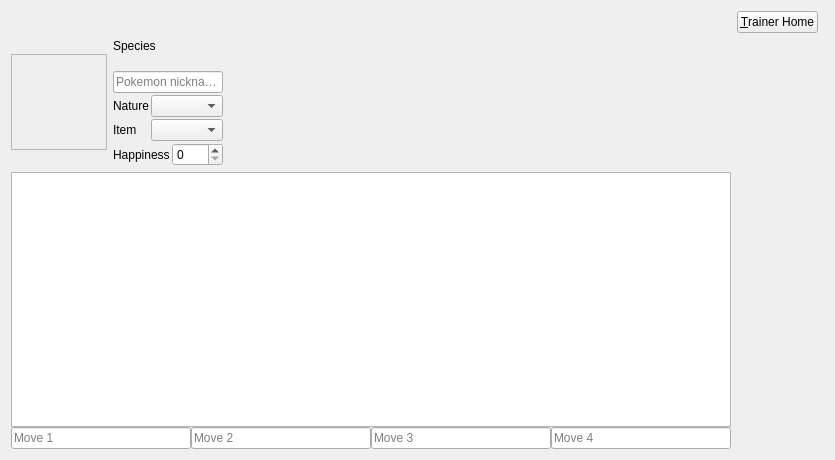
<?xml version="1.0" encoding="UTF-8"?>
<ui version="4.0">
 <class>PokeEdit</class>
 <widget class="QWidget" name="PokeEdit">
  <property name="geometry">
   <rect>
    <x>0</x>
    <y>0</y>
    <width>835</width>
    <height>460</height>
   </rect>
  </property>
  <property name="windowTitle">
   <string>Form</string>
  </property>
  <layout class="QGridLayout" name="gridLayout_2" columnstretch="0,0,100,0,0,0,0">
   <item row="0" column="3" colspan="3">
    <widget class="QPushButton" name="done">
     <property name="sizePolicy">
      <sizepolicy hsizetype="Fixed" vsizetype="Fixed">
       <horstretch>0</horstretch>
       <verstretch>0</verstretch>
      </sizepolicy>
     </property>
     <property name="text">
      <string>&amp;Trainer Home</string>
     </property>
    </widget>
   </item>
   <item row="1" column="0">
    <widget class="QFrame" name="pokemonFrame">
     <property name="minimumSize">
      <size>
       <width>96</width>
       <height>96</height>
      </size>
     </property>
     <property name="maximumSize">
      <size>
       <width>96</width>
       <height>96</height>
      </size>
     </property>
     <property name="frameShape">
      <enum>QFrame::StyledPanel</enum>
     </property>
     <property name="frameShadow">
      <enum>QFrame::Raised</enum>
     </property>
     <widget class="QLabel" name="itemSprite">
      <property name="geometry">
       <rect>
        <x>72</x>
        <y>72</y>
        <width>24</width>
        <height>24</height>
       </rect>
      </property>
      <property name="text">
       <string/>
      </property>
     </widget>
     <widget class="QLabel" name="pokemonSprite">
      <property name="geometry">
       <rect>
        <x>0</x>
        <y>0</y>
        <width>96</width>
        <height>96</height>
       </rect>
      </property>
      <property name="text">
       <string/>
      </property>
      <property name="alignment">
       <set>Qt::AlignCenter</set>
      </property>
     </widget>
    </widget>
   </item>
   <item row="1" column="1">
    <layout class="QVBoxLayout" name="verticalLayout">
     <property name="spacing">
      <number>2</number>
     </property>
     <item>
      <layout class="QHBoxLayout" name="horizontalLayout_2">
       <item>
        <widget class="QLabel" name="speciesLabel">
         <property name="text">
          <string>Species</string>
         </property>
        </widget>
       </item>
       <item>
        <widget class="QLabel" name="genderSprite">
         <property name="text">
          <string/>
         </property>
         <property name="alignment">
          <set>Qt::AlignRight|Qt::AlignTrailing|Qt::AlignVCenter</set>
         </property>
        </widget>
       </item>
      </layout>
     </item>
     <item>
      <layout class="QHBoxLayout" name="horizontalLayout">
       <item>
        <widget class="QLabel" name="type1">
         <property name="text">
          <string/>
         </property>
         <property name="alignment">
          <set>Qt::AlignCenter</set>
         </property>
        </widget>
       </item>
       <item>
        <widget class="QLabel" name="type2">
         <property name="text">
          <string/>
         </property>
         <property name="alignment">
          <set>Qt::AlignCenter</set>
         </property>
        </widget>
       </item>
      </layout>
     </item>
     <item>
      <widget class="QLineEdit" name="nickname">
       <property name="placeholderText">
        <string>Pokemon nickname</string>
       </property>
      </widget>
     </item>
     <item>
      <layout class="QHBoxLayout" name="horizontalLayout_3">
       <item>
        <widget class="QLabel" name="label">
         <property name="text">
          <string>Nature</string>
         </property>
        </widget>
       </item>
       <item>
        <widget class="QComboBox" name="nature"/>
       </item>
      </layout>
     </item>
     <item>
      <layout class="QHBoxLayout" name="horizontalLayout_4">
       <item>
        <widget class="QLabel" name="label_2">
         <property name="text">
          <string>Item</string>
         </property>
        </widget>
       </item>
       <item>
        <widget class="QComboBox" name="item"/>
       </item>
      </layout>
     </item>
     <item>
      <layout class="QHBoxLayout" name="horizontalLayout_5">
       <item>
        <widget class="QLabel" name="label_3">
         <property name="text">
          <string>Happiness</string>
         </property>
        </widget>
       </item>
       <item>
        <widget class="QSpinBox" name="happiness">
         <property name="maximum">
          <number>255</number>
         </property>
        </widget>
       </item>
      </layout>
     </item>
    </layout>
   </item>
   <item row="1" column="2" colspan="4">
    <widget class="EvBox" name="evbox" native="true"/>
   </item>
   <item row="0" column="6" rowspan="2">
    <widget class="PokeLevelSettings" name="levelSettings"/>
   </item>
   <item row="2" column="0" colspan="3">
    <layout class="QGridLayout" name="gridLayout_3">
     <property name="spacing">
      <number>0</number>
     </property>
     <item row="0" column="0" colspan="4">
      <widget class="QTableView" name="moveChoice">
       <property name="selectionMode">
        <enum>QAbstractItemView::SingleSelection</enum>
       </property>
       <property name="selectionBehavior">
        <enum>QAbstractItemView::SelectRows</enum>
       </property>
       <property name="showGrid">
        <bool>false</bool>
       </property>
       <property name="sortingEnabled">
        <bool>true</bool>
       </property>
       <attribute name="horizontalHeaderShowSortIndicator" stdset="0">
        <bool>true</bool>
       </attribute>
       <attribute name="horizontalHeaderStretchLastSection">
        <bool>true</bool>
       </attribute>
       <attribute name="verticalHeaderVisible">
        <bool>false</bool>
       </attribute>
       <attribute name="verticalHeaderDefaultSectionSize">
        <number>22</number>
       </attribute>
      </widget>
     </item>
     <item row="1" column="0">
      <widget class="QLineEdit" name="move1">
       <property name="placeholderText">
        <string>Move 1</string>
       </property>
      </widget>
     </item>
     <item row="1" column="1">
      <widget class="QLineEdit" name="move2">
       <property name="placeholderText">
        <string>Move 2</string>
       </property>
      </widget>
     </item>
     <item row="1" column="2">
      <widget class="QLineEdit" name="move3">
       <property name="placeholderText">
        <string>Move 3</string>
       </property>
      </widget>
     </item>
     <item row="1" column="3">
      <widget class="QLineEdit" name="move4">
       <property name="placeholderText">
        <string>Move 4</string>
       </property>
      </widget>
     </item>
    </layout>
   </item>
   <item row="2" column="3" colspan="4">
    <widget class="IvBox" name="ivbox" native="true"/>
   </item>
  </layout>
 </widget>
 <customwidgets>
  <customwidget>
   <class>EvBox</class>
   <extends>QWidget</extends>
   <header>evbox.h</header>
   <container>1</container>
  </customwidget>
  <customwidget>
   <class>PokeLevelSettings</class>
   <extends>QFrame</extends>
   <header>pokelevelsettings.h</header>
   <container>1</container>
  </customwidget>
  <customwidget>
   <class>IvBox</class>
   <extends>QWidget</extends>
   <header>ivbox.h</header>
   <container>1</container>
  </customwidget>
 </customwidgets>
 <resources/>
 <connections>
  <connection>
   <sender>move1</sender>
   <signal>customContextMenuRequested(QPoint)</signal>
   <receiver>move1</receiver>
   <slot>selectAll()</slot>
   <hints>
    <hint type="sourcelabel">
     <x>121</x>
     <y>447</y>
    </hint>
    <hint type="destinationlabel">
     <x>149</x>
     <y>442</y>
    </hint>
   </hints>
  </connection>
  <connection>
   <sender>move2</sender>
   <signal>customContextMenuRequested(QPoint)</signal>
   <receiver>move2</receiver>
   <slot>selectAll()</slot>
   <hints>
    <hint type="sourcelabel">
     <x>265</x>
     <y>440</y>
    </hint>
    <hint type="destinationlabel">
     <x>331</x>
     <y>444</y>
    </hint>
   </hints>
  </connection>
  <connection>
   <sender>move3</sender>
   <signal>customContextMenuRequested(QPoint)</signal>
   <receiver>move3</receiver>
   <slot>selectAll()</slot>
   <hints>
    <hint type="sourcelabel">
     <x>463</x>
     <y>443</y>
    </hint>
    <hint type="destinationlabel">
     <x>526</x>
     <y>447</y>
    </hint>
   </hints>
  </connection>
  <connection>
   <sender>move4</sender>
   <signal>customContextMenuRequested(QPoint)</signal>
   <receiver>move4</receiver>
   <slot>selectAll()</slot>
   <hints>
    <hint type="sourcelabel">
     <x>648</x>
     <y>447</y>
    </hint>
    <hint type="destinationlabel">
     <x>744</x>
     <y>446</y>
    </hint>
   </hints>
  </connection>
 </connections>
</ui>
